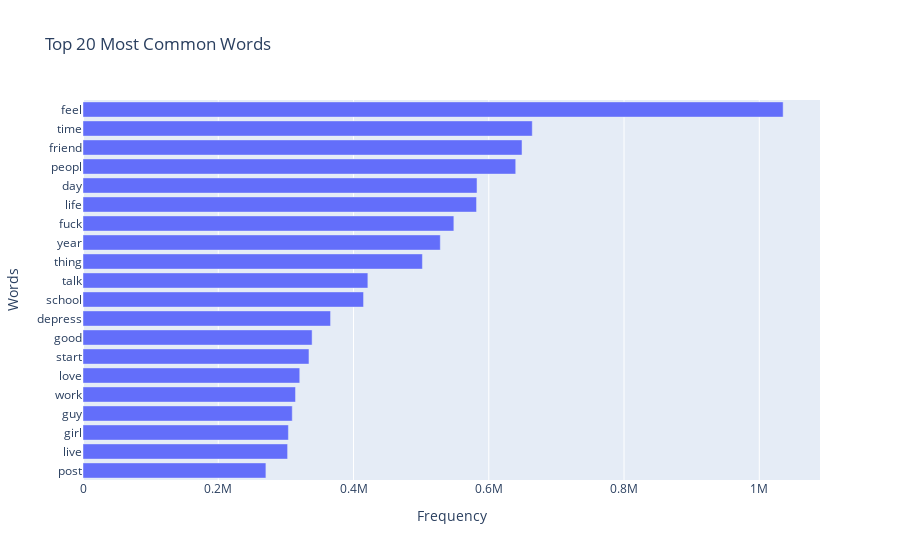

Notebook code for this chart:
### Markdown cell above
Placing it into a wordcloud puts into perspective the types of words used. The most prominent one being "like".

### Code cell
# Create a DataFrame from the word frequency dictionary
word_freq_df = pd.DataFrame(list(word_freq.items())[:20], columns=['Words', 'Frequency'])

# Create a horizontal bar chart
fig = px.bar(word_freq_df, x='Frequency', y='Words', orientation='h', title='Top 20 Most Common Words')

# Update the layout to display the highest frequency at the top
fig.update_layout(yaxis=dict(autorange="reversed"))

# Show the plot
fig.show()

### Figure 1 — Plotly figure (JSON) as saved in the notebook; plotly's stock layout.template omitted (floating-point values rounded to 4 significant figures)
{"data": [{"alignmentgroup": "True", "hovertemplate": "Frequency=%{x}<br>Words=%{y}<extra></extra>", "legendgroup": "", "marker": {"color": "#636efa", "pattern": {"shape": ""}}, "name": "", "offsetgroup": "", "orientation": "h", "showlegend": false, "textposition": "auto", "type": "bar", "x": [1035276, 664316, 649150, 639856, 582620, 581906, 548369, 528357, 501877, 421217, 414853, 366072, 338770, 334149, 320507, 314258, 309426, 303750, 302532, 270446], "xaxis": "x", "y": ["feel", "time", "friend", "peopl", "day", "life", "fuck", "year", "thing", "talk", "school", "depress", "good", "start", "love", "work", "guy", "girl", "live", "post"], "yaxis": "y"}], "layout": {"barmode": "relative", "legend": {"tracegroupgap": 0}, "title": {"text": "Top 20 Most Common Words"}, "xaxis": {"anchor": "y", "domain": [0, 1], "title": {"text": "Frequency"}}, "yaxis": {"anchor": "x", "autorange": "reversed", "domain": [0, 1], "title": {"text": "Words"}}}}
